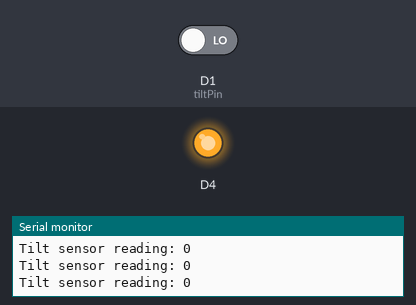
This sketch was run on a simulated ESP8266 (NodeMCU). On the bench: output pins drawn as LEDs (lit = HIGH), the last lines printed to the serial monitor. The test bench sets the inputs (shaded band); at power-on: D1 (tiltPin) LOW. WiFi joins after 1.5 s; servers stay silent unless stated; random numbers use the default seed unless the sketch sets one; no MQTT or app messages arrive unless stated.

Above: at 5.9 s.
6.0 s: D1 (tiltPin) driven HIGH
At 7.3 s:
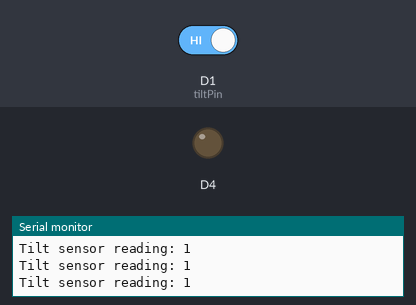
7.6 s: D1 (tiltPin) driven LOW
At 9.1 s:
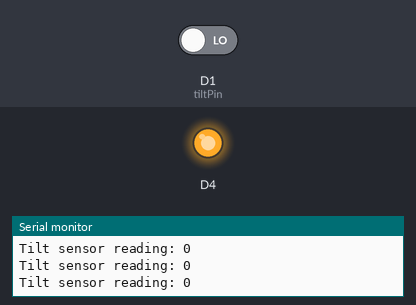
Timing chart, 0 to 10.6 s (numbered marks = the images above; inputs shaded):
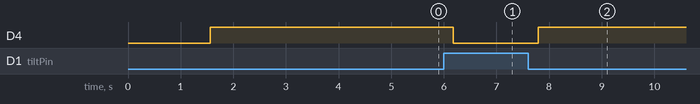

Measured:
- after the input at 6.0 s, D4: HIGH → LOW after 0.18 s
- after the input at 7.6 s, D4: LOW → HIGH after 0.19 s

The sketch:

laundry.ino
```cpp
#include <ESP8266WiFi.h>
#include <PubSubClient.h>

// Update these with values suitable for your network.
const char* ssid = "<ssid>";
const char* password = "<password>";
const char* mqtt_server = "<ipaddress>";


WiFiClient espClient;
PubSubClient client(espClient);
long lastMsg = 0;
char msg[50];
int value = 0;
const uint8_t tiltPin = D1;


void setup_wifi() {

  delay(10);
  // We start by connecting to a WiFi network
  Serial.println();
  Serial.print("Connecting to ");
  Serial.println(ssid);

  WiFi.begin(ssid, password);

  while (WiFi.status() != WL_CONNECTED) {
    delay(500);
    Serial.print(".");
  }

  randomSeed(micros());

  Serial.println("");
  Serial.println("WiFi connected");
  Serial.println("IP address: ");
  Serial.println(WiFi.localIP());
}

void callback(char* topic, byte* payload, unsigned int length) {
  Serial.print("Message arrived [");
  Serial.print(topic);
  Serial.print("] ");
  for (int i = 0; i < length; i++) {
    Serial.print((char)payload[i]);
  }
  Serial.println();


}

void reconnect() {
  // Loop until we're reconnected
  while (!client.connected()) {
    Serial.print("Attempting MQTT connection...");
    // Create a random client ID
    String clientId = "ESP8266Client-";
    clientId += String(random(0xffff), HEX);
    // Attempt to connect
    if (client.connect(clientId.c_str())) {
      Serial.println("connected");
      // Once connected, publish an announcement...
      client.publish("laundry", "reconnected");
      // ... and resubscribe
      client.subscribe("laundrySensor");
    } else {
      Serial.print("failed, rc=");
      Serial.print(client.state());
      Serial.println(" try again in 5 seconds");
      // Wait 5 seconds before retrying
      delay(5000);
    }
  }
}

void setup() {
  pinMode(BUILTIN_LED, OUTPUT);     // Initialize the BUILTIN_LED pin as an output
  Serial.begin(115200);
  setup_wifi();
  client.setServer(mqtt_server, 1883);
  client.setCallback(callback);
}

void loop() {

  if (!client.connected()) {
    reconnect();
  }
  client.loop();


  int tiltVal = digitalRead(tiltPin);

  if (tiltVal == 1) {
    digitalWrite(LED_BUILTIN, LOW);
  } else {
    digitalWrite(LED_BUILTIN, HIGH);
  }
  Serial.print("Tilt sensor reading: ");
  Serial.println(tiltVal);
  snprintf (msg, 75, "%ld", tiltVal);
  client.publish("laundry", msg);
  delay(200);
}
```
